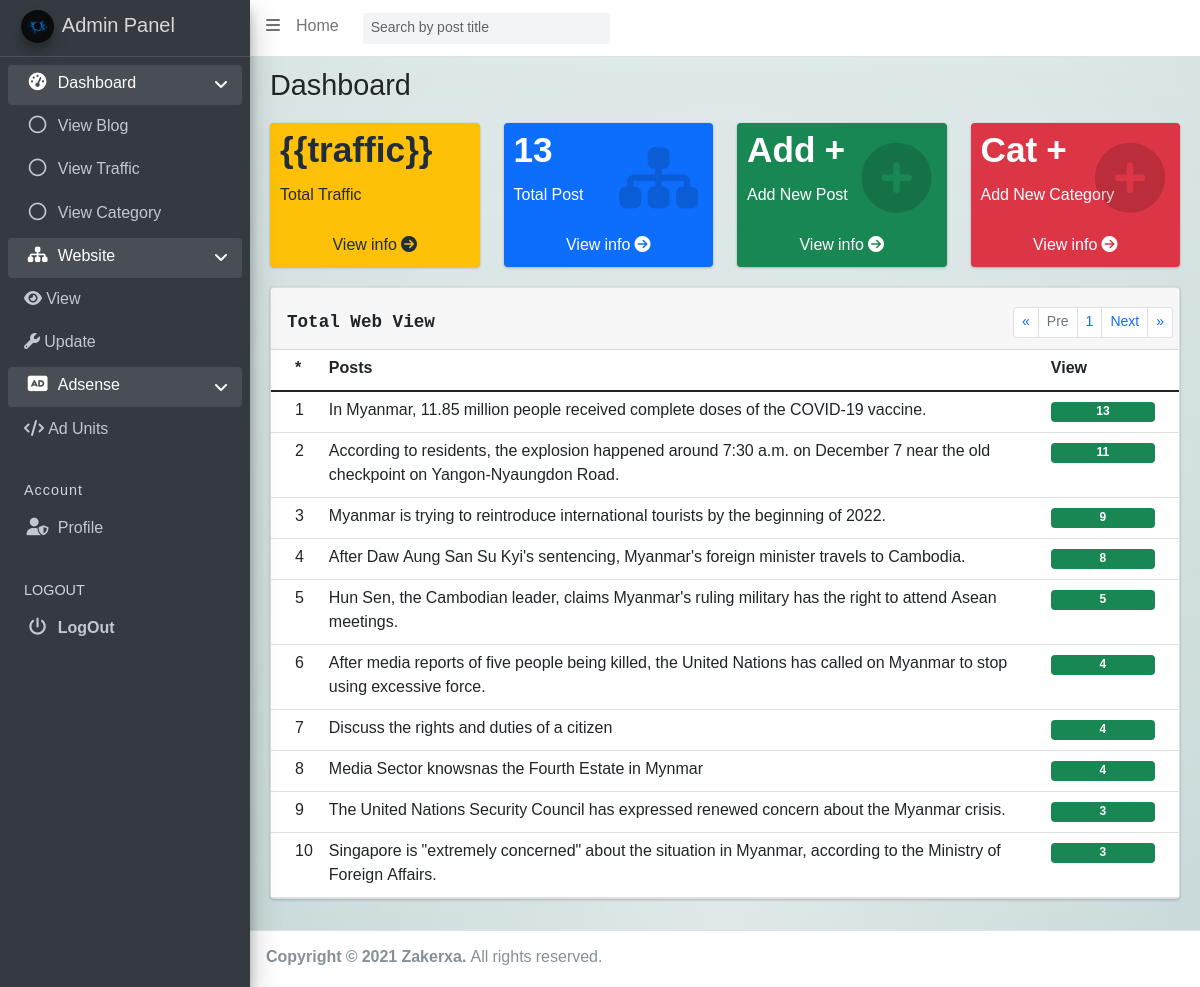
Page /admin/traffic.php (signed in) on the committed database.
### tables this page shows
CREATE TABLE `blogs` (
  `id` int(11) NOT NULL,
  `title` text NOT NULL,
  `pimg` text NOT NULL,
  `fimg` text NOT NULL,
  `simg` text NOT NULL,
  `timg` text NOT NULL,
  `foimg` text NOT NULL,
  `fiimg` varchar(255) NOT NULL,
  `fcontent` mediumtext NOT NULL,
  `scontent` mediumtext NOT NULL,
  `tcontent` mediumtext NOT NULL,
  `focontent` mediumtext NOT NULL,
  `ficontent` mediumtext NOT NULL,
  `sicontent` mediumtext NOT NULL,
  `secontent` mediumtext NOT NULL,
  `link` varchar(255) NOT NULL,
  `category` int(10) NOT NULL,
  `blog_id` varchar(255) NOT NULL,
  `views` int(13) NOT NULL,
  `created_date` varchar(255) NOT NULL,
  `modified_date` datetime NOT NULL DEFAULT CURRENT_TIMESTAMP
);

### admin/tnc.php (called while the page is built, shortened)
<?php
function nc($n, $precision = 1)
{
    if ($n < 900) {
        $n_format = number_format($n, $precision);
        $suffix = '';
    } else if ($n < 900000) {
        $n_format = number_format($n / 1000, $precision);
        $suffix = 'K';
    } else if ($n < 900000000) {
        $n_format = number_format($n / 1000000, $precision);
        $suffix = 'M';
    } else if ($n < 900000000000) {
        $n_format = number_format($n / 1000000000, $precision);
        $suffix = 'B';
    } else {
        $n_format = number_format($n / 1000000000000, $precision);
        $suffix = 'T';
    }
    if ($precision > 0) {
        $dotzero = '.' . str_repeat('0', $precision);
        $n_format = str_replace($dotzero, '', $n_format);
    }
    return $n_format . $suffix;
}
$stmtmaxview = $pdo->prepare("SELECT * FROM blogs ORDER BY views DESC LIMIT 4");
$maxview = $stmtmaxview->execute();
$maxview = $stmtmaxview->fetchAll();

### admin/traffic.php (the view, shortened to what this page needs)
<?php
 require "../config/config.php";
 require "./tnc.php";
 if(!empty($_GET['pageno'])){
  $pageno = $_GET['pageno'];
}else{
  $pageno = 1;
}
$noOffrecs = 10;
$offset   = ($pageno - 1) * $noOffrecs;
  $stmt = $pdo->prepare("SELECT * FROM blogs WHERE title LIKE '%$searchkey%' ORDER BY views DESC");
  $stmt->execute();
  $rawResult = $stmt->fetchAll();
  $total_page = ceil(count($rawResult) / $noOffrecs);
  $stmt = $pdo->prepare("SELECT * FROM blogs WHERE title LIKE '%$searchkey%' ORDER BY views DESC LIMIT $offset,$noOffrecs");
  $stmt->execute();
  $result = $stmt->fetchAll();
?>
<!DOCTYPE html>
<html lang="en">
<head>
    <?php
      include("adminlte/ltetopscript.php");
      include("../assets/link.php");
    ?>
</head>
<body class="hold-transition sidebar-mini layout-fixed">
<div class="wrapper">
   <?php include("adminlte/nav.php");?>
   <div class="content-wrapper" id="admin" style="background-color: #CDDCDC;background-image: radial-gradient(at 50% 100%, rgba(255,255,255,0.50) 0%, rgba(0,0,0,0.50) 100%), linear-gradient(to bottom, rgba(255,255,255,0.25) 0%, rgba(0,0,0,0.25) 100%);background-blend-mode: screen, overlay;">
    <div class="content-header">
      <div class="container-fluid">
        <?php include("./dashboard.php") ?>
         <div class="row">
           <div class="col-md-12">
            <div class="card">
             <?php if(empty($result)){ ?>
                      <div class="text-center pt-5 pb-4">
                         <h3 class="text-center text-monospace">There is no View right now.</h3>
                      </div>
               <?php }else{ ?>
              <div class="card-header pt-4">
                <h3 class="card-title font-weight-bold text-monospace">Total Web View</h3>
                <div class="card-tools">
                  <ul class="pagination pagination-sm float-right">
                  <li class="page-item"><a class="page-link" href="?pageno=1">&laquo;</a></li>
                  <li class="page-item <?php  if($pageno <= 1){ echo 'disabled';} ?>"><a class="page-link" href="<?php if($pageno <= 1){ echo '#';}else { echo "?pageno=".($pageno-1);} ?>">Pre</a></li>
                  <li class="page-item"><a class="page-link" href="#"><?=$pageno?></a></li>
                  <li class="page-item <?php if($pageno >= $total_page){ echo 'disabled';} ?>"><a class="page-link" href="<?php if($pageno >= $total_page){ echo '#';}else { echo "?pageno=".($pageno+1);} ?>">Next</a></li>
                  <li class="page-item"><a class="page-link" href="?pageno=<?=$total_page?>">&raquo;</a></li>
                  </ul>
                </div>
              </div>
              <div class="card-body p-0">
                <table class="table">
                  <thead>
                    <tr>
                      <th style="width: 10px">*</th>
                      <th>Posts</th>
                      <th style="width: 15%;">View</th>
                    </tr>
                  </thead>
                  <tbody>
                  <?php if($result){
                  $i = 1;
                   foreach($result as $value){  ?>
                    <tr>
                      <td><?=$i?></td>
                      <td><?=substr($value['title'],0,290)?></td>
                      <td><span class="badge bg-success" style="width:100%;"><?=nc($value['views'])?></span></td>
                    </tr>
                    <?php $i++; }
                   } ?>
                  </tbody>
                </table>
              </div>
             <?php } ?>
           </div>
           </div>
         </div>
      </div>
    </div>
   </div>
  <footer class="main-footer">
   <div class="">
     <strong>Copyright &copy; <?=date('Y')?> Zakerxa.</strong>
      All rights reserved.
   </div>
  </footer>
</div>
</body>
</html>

### assets/link.php (style rules this page uses)
body, html { font-family: 'Noto Sans Myanmar', sans-serif; }

### rows in the picture
blogs: title "In Myanmar, 11.85 million people received complete doses of the COVID-19 vaccine.", views "13"
blogs: title "According to residents, the explosion happened around 7:30 a.m. on December 7 near the old checkpoint on Yangon-Nyaungdon Road.", views "11"
blogs: title "Myanmar is trying to reintroduce international tourists by the beginning of 2022.", views "9"
blogs: title "After Daw Aung San Su Kyi's sentencing, Myanmar's foreign minister travels to Cambodia.", views "8"
blogs: title "Hun Sen, the Cambodian leader, claims Myanmar's ruling military has the right to attend Asean meetings.", views "5"
blogs: title "After media reports of five people being killed, the United Nations has called on Myanmar to stop using excessive force.", views "4"
blogs: title "Discuss the rights and duties of a citizen", views "4"
blogs: title "Media Sector knowsnas the Fourth Estate in Mynmar", views "4"
blogs: title "The United Nations Security Council has expressed renewed concern about the Myanmar crisis.", views "3"
blogs: title "Singapore is \"extremely concerned\" about the situation in Myanmar, according to the Ministry of Foreign Affairs.", views "3"

### other values in the picture
$NB['total'] "13"
$pageno "1"
